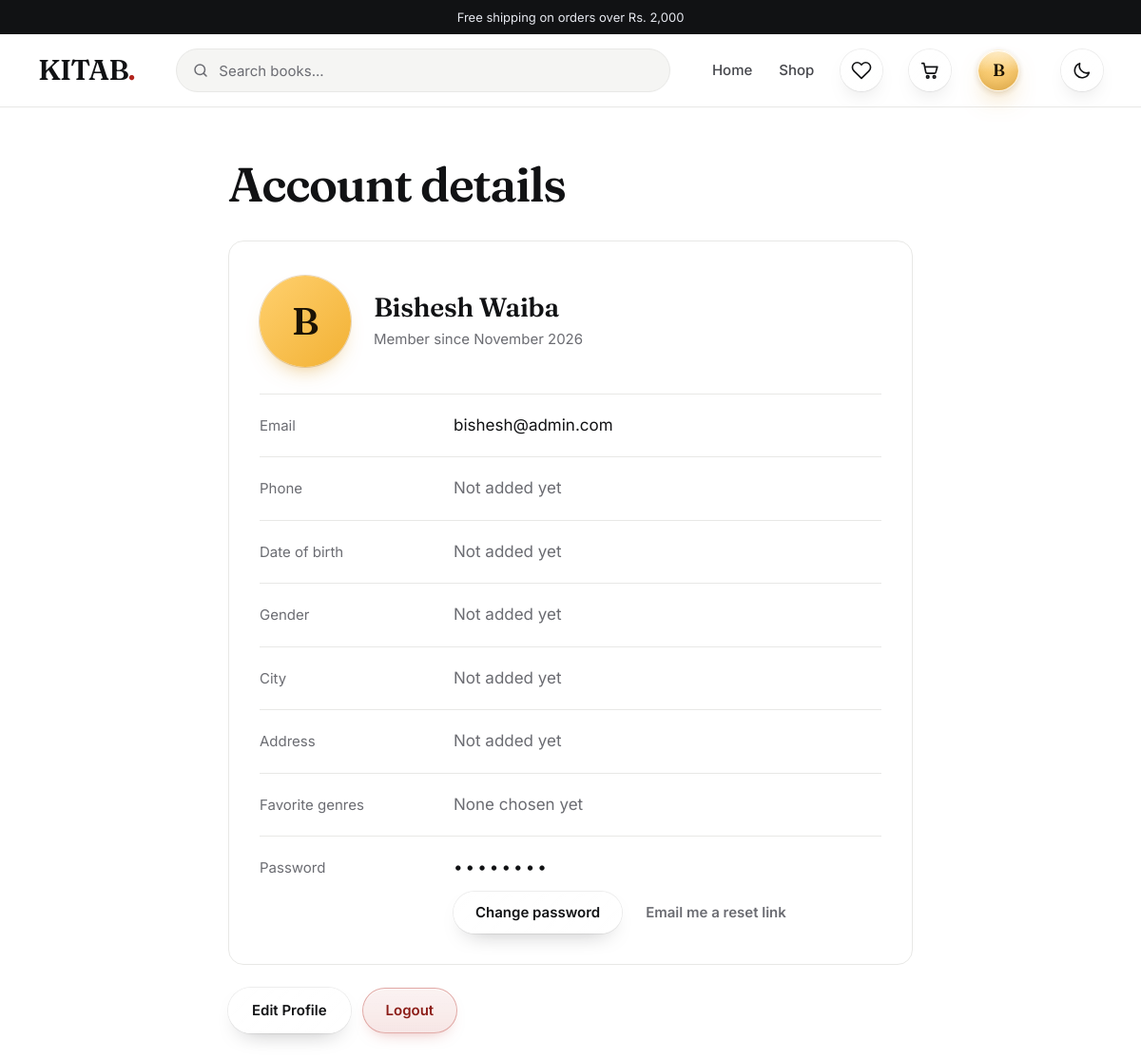
Page /frontend/profile.php (signed in) on the committed database.
### tables this page shows
CREATE TABLE `users` (
  `id` int(11) NOT NULL AUTO_INCREMENT,
  `name` varchar(255) NOT NULL,
  `email` varchar(255) NOT NULL,
  `password` varchar(255) NOT NULL,
  `phone` varchar(20) DEFAULT NULL,
  `address` text DEFAULT NULL,
  `profile_picture` varchar(255) DEFAULT NULL,
  `role` enum('customer','admin') DEFAULT 'customer',
  `created_at` timestamp NOT NULL DEFAULT current_timestamp(),
  `updated_at` timestamp NOT NULL DEFAULT current_timestamp() ON UPDATE current_timestamp(),
  `favorite_genres` text DEFAULT NULL,
  `date_of_birth` date DEFAULT NULL,
  `gender` varchar(20) DEFAULT NULL,
  `city` varchar(100) DEFAULT NULL,
  PRIMARY KEY (`id`),
  UNIQUE KEY `email` (`email`)
);

### includes/helpers.php (called while the page is built, shortened)
<?php
function k_gender_options(): array
{
    return ['female' => 'Female', 'male' => 'Male', 'other' => 'Other'];
}
    ?>

### frontend/profile.php (the view, shortened to what this page needs)
<?php
require_once '../includes/helpers.php';
require_once '../includes/header.php';
$user_id = (int) $_SESSION['user_id'];
$stmt = $conn->prepare("SELECT name, email, phone, address, city, date_of_birth, gender, profile_picture, favorite_genres, created_at FROM users WHERE id = ?");
$stmt->bind_param("i", $user_id);
$stmt->execute();
$user = $stmt->get_result()->fetch_assoc() ?: [];
$name = trim((string) ($user['name'] ?? $_SESSION['user_name'] ?? ''));
$email = trim((string) ($user['email'] ?? ''));
$phone = trim((string) ($user['phone'] ?? ''));
$address = trim((string) ($user['address'] ?? ''));
$city = trim((string) ($user['city'] ?? ''));
$gender = k_gender_options()[(string) ($user['gender'] ?? '')] ?? '';
$born = trim((string) ($user['date_of_birth'] ?? ''));
$birthday = $born !== '' && strtotime($born) ? date('F j, Y', strtotime($born)) : '';
$initial = strtoupper(mb_substr($name, 0, 1));
$member_since = !empty($user['created_at']) ? date('F Y', strtotime($user['created_at'])) : '';
$avatar_path = trim((string) ($user['profile_picture'] ?? ''));
$avatar_url = $avatar_path === '' ? '' : (strpos($avatar_path, 'http') === 0 ? $avatar_path : BASE_URL . $avatar_path);
$genres = [];
?>
<main class="fl">
    <div class="fl-wrap pf">
        <h1 class="fl-h1">Account details</h1>
        <section class="pf-card fl-panel" aria-label="Account details">
            <div class="pf-id">
                <?php if ($avatar_url !== ''): ?>
                    <img src="<?php echo htmlspecialchars($avatar_url); ?>" alt="" class="pf-avatar">
                <?php else: ?>
                    <div class="pf-avatar" aria-hidden="true"><?php echo htmlspecialchars($initial); ?></div>
                <?php endif; ?>
                <div class="pf-id__text">
                    <p class="pf-name"><?php echo htmlspecialchars($name); ?></p>
                    <?php if ($member_since !== ''): ?>
                        <p class="pf-meta">Member since <?php echo htmlspecialchars($member_since); ?></p>
                    <?php endif; ?>
                </div>
            </div>
            <dl class="pf-list">
                <div class="pf-row">
                    <dt>Email</dt>
                    <dd><?php echo htmlspecialchars($email); ?></dd>
                </div>
                <div class="pf-row">
                    <dt>Phone</dt>
                    <dd><?php echo $phone !== '' ? htmlspecialchars($phone) : '<span class="pf-empty">Not added yet</span>'; ?></dd>
                </div>
                <div class="pf-row">
                    <dt>Date of birth</dt>
                    <dd><?php echo $birthday !== '' ? htmlspecialchars($birthday) : '<span class="pf-empty">Not added yet</span>'; ?></dd>
                </div>
                <div class="pf-row">
                    <dt>Gender</dt>
                    <dd><?php echo $gender !== '' ? htmlspecialchars($gender) : '<span class="pf-empty">Not added yet</span>'; ?></dd>
                </div>
                <div class="pf-row">
                    <dt>City</dt>
                    <dd><?php echo $city !== '' ? htmlspecialchars($city) : '<span class="pf-empty">Not added yet</span>'; ?></dd>
                </div>
                <div class="pf-row">
                    <dt>Address</dt>
                    <dd><?php echo $address !== '' ? nl2br(htmlspecialchars($address)) : '<span class="pf-empty">Not added yet</span>'; ?></dd>
                </div>
                <div class="pf-row">
                    <dt>Favorite genres</dt>
                    <dd>
                        <?php if ($genres): ?>
                            <ul class="pf-tags">
                                <?php foreach ($genres as $label): ?>
                                    <li class="k-tag"><?php echo htmlspecialchars($label); ?></li>
                                <?php endforeach; ?>
                            </ul>
                        <?php else: ?>
                            <span class="pf-empty">None chosen yet</span>
                        <?php endif; ?>
                    </dd>
                </div>
                <div class="pf-row">
                    <dt>Password</dt>
                    <dd>
                        <span class="pf-secret" aria-hidden="true">&bull;&bull;&bull;&bull;&bull;&bull;&bull;&bull;</span><span class="k-sr">Hidden</span>
                        <div class="pf-row__actions">
                            <a href="change_password.php" class="k-btn k-btn--outline k-btn--sm">Change password</a>
                            <form method="POST" action="change_password.php">
                                <button type="submit" class="k-btn k-btn--ghost k-btn--sm">Email me a reset link</button>
                            </form>
                        </div>
                    </dd>
                </div>
            </dl>
        </section>
        <div class="pf-actions">
            <a href="edit_profile.php" class="k-btn k-btn--outline">Edit Profile</a>
            <a href="logout.php" class="k-btn k-btn--danger-light">Logout</a>
        </div>
    </div>
</main>
<?php
require_once '../includes/footer.php';
?>

### assets/css/style.css (style rules this page uses)
:root { --primary: #0f172a; --secondary: #f8fafc; --accent: #3b82f6; --accent-hover: #2563eb; --text-dark: #1e293b; --text-light: #64748b; --white: #ffffff; --glass: rgba(255, 255, 255, 0.9); --shadow-sm: 0 1px 2px 0 rgb(0 0 0 / 0.05); --shadow: 0 4px 6px -1px rgb(0 0 0 / 0.1), 0 2px 4px -2px rgb(0 0 0 / 0.1); --shadow-lg: 0 10px 15px -3px rgb(0 0 0 / 0.1), 0 4px 6px -4px rgb(0 0 0 / 0.1); --border-radius: 12px; --border-color: #e2e8f0; --transition: all 0.3s cubic-bezier(0.4, 0, 0.2, 1); }
* { margin: 0; padding: 0; box-sizing: border-box; }
body { font-family: 'Inter', sans-serif; background-color: var(--secondary); color: var(--text-dark); line-height: 1.6; -webkit-font-smoothing: antialiased; }
h1, h2, h3, h4, h5, h6 { font-family: 'Playfair Display', serif; color: var(--primary); margin-bottom: 0.75rem; line-height: 1.25; }
a { text-decoration: none; color: inherit; transition: var(--transition); }

### assets/css/kitab.css (style rules this page uses)
:root { --k-paper: #FFFFFF; --k-white: #FFFFFF; --k-band: #F5F5F3; --k-shelf: #EDEDEA; --k-ink: #111214; --k-ink-2: #45464B; --k-muted: #6B6C72; --k-line: #E8E8E6; --k-accent: #111214; --k-accent-dark: #2B2C30; --k-accent-tint: #F2F2F0; --k-accent-wash: #F7F7F6; --k-gold: #F2B134; --k-red: #B3261E; --k-display: 'Fraunces', Georgia, serif; --k-body: 'Inter', system-ui, sans-serif; --k-on-ink: #FFFFFF; --k-on-red: #FFFFFF; --k-border: #D9D9D6; --k-border-mid: #D2D2CF; --k-border-strong: #BDBDBA; --k-hairline: #EFEFED; --k-track: #E1E1DE; --k-float: rgba(255, 255, 255, .94); --k-invalid-bg: #FFF9F8; --k-announce-bg: #111214; --k-announce-fg: #E6E8EF; --k-ok-bg: #DDF1E6; --k-ok: #17663F; --k-bad-bg: #FBE3E1; --k-bad: #8C1D18; --k-warn-bg: #FCEFD0; --k-warn: #7A4A00; --k-info-bg: #E8EAF8; --k-info: #2A3B9E; --k-ship-bg: #DCEBF7; --k-ship: #1B5280; --k-cover-shadow: 0 1px 2px rgba(20, 22, 28, .2), 0 12px 24px -8px rgba(20, 22, 28, .38); --k-ease: cubic-bezier(.16, 1, .3, 1); }
body { background: var(--k-paper); color: var(--k-ink); }
.k-btn { display: inline-flex; align-items: center; justify-content: center; gap: 8px; height: 48px; padding: 0 24px; box-sizing: border-box; border: 1.5px solid transparent; border-radius: 10px; font: 600 15px/1 var(--k-body); white-space: nowrap; text-decoration: none; cursor: pointer; transition: background-color .15s, border-color .15s, color .15s; }
.k-btn--sm { height: 44px; padding: 0 22px; }
.k-btn--outline { border-color: var(--k-ink); color: var(--k-ink); background: transparent; }
.k-btn--danger-light { border-color: var(--k-red); color: var(--k-red); }

### assets/css/flat.css (style rules this page uses)
.fl { color: var(--k-ink); }
.fl-wrap { width: 100%; max-width: 1280px; margin: 0 auto; padding: 0 40px; box-sizing: border-box; }
.fl-h1 { margin: 0; font: 600 clamp(44px, 5.6vw, 72px)/1.02 var(--k-display); letter-spacing: -.03em; color: var(--k-ink); }
.fl .fl-panel { background: var(--k-white); border: 1px solid var(--k-line); border-radius: 16px; box-sizing: border-box; }

### rows in the picture
users: name "B", name "Bishesh Waiba", created_at "November 2026", email "bishesh@admin.com"

### other values in the picture
$user_initial "B"
